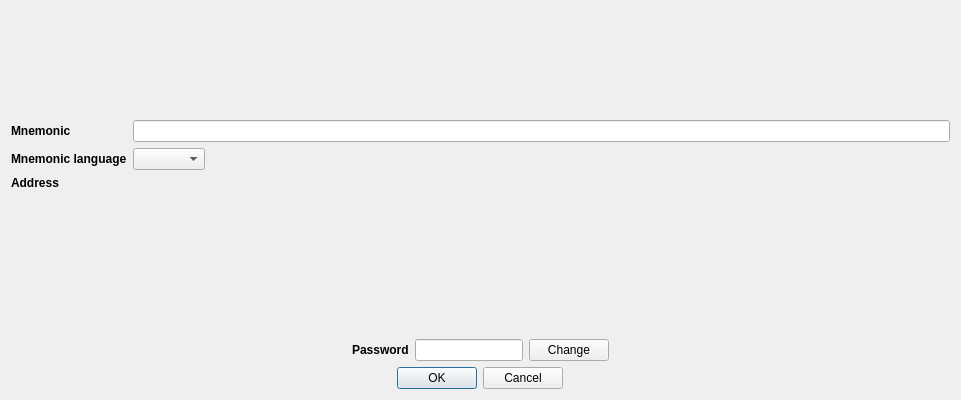
<?xml version="1.0" encoding="UTF-8"?>
<ui version="4.0">
 <class>AccountImportDialog</class>
 <widget class="QDialog" name="AccountImportDialog">
  <property name="geometry">
   <rect>
    <x>0</x>
    <y>0</y>
    <width>961</width>
    <height>400</height>
   </rect>
  </property>
  <property name="windowTitle">
   <string>Import account</string>
  </property>
  <layout class="QVBoxLayout" name="verticalLayout">
   <item alignment="Qt::AlignHCenter">
    <widget class="QLabel" name="imagelabel">
     <property name="sizePolicy">
      <sizepolicy hsizetype="Preferred" vsizetype="Preferred">
       <horstretch>0</horstretch>
       <verstretch>0</verstretch>
      </sizepolicy>
     </property>
     <property name="minimumSize">
      <size>
       <width>0</width>
       <height>0</height>
      </size>
     </property>
     <property name="maximumSize">
      <size>
       <width>200</width>
       <height>200</height>
      </size>
     </property>
     <property name="sizeIncrement">
      <size>
       <width>0</width>
       <height>0</height>
      </size>
     </property>
     <property name="baseSize">
      <size>
       <width>0</width>
       <height>0</height>
      </size>
     </property>
     <property name="text">
      <string/>
     </property>
     <property name="pixmap">
      <pixmap resource="../../icons/tikka.slots.pyqt.resources.icons.index.qrc">:/images/safe_background</pixmap>
     </property>
     <property name="scaledContents">
      <bool>true</bool>
     </property>
     <property name="alignment">
      <set>Qt::AlignCenter</set>
     </property>
    </widget>
   </item>
   <item>
    <layout class="QFormLayout" name="formLayout">
     <item row="0" column="0">
      <widget class="QLabel" name="mnemonicLabel">
       <property name="font">
        <font>
         <weight>75</weight>
         <bold>true</bold>
        </font>
       </property>
       <property name="text">
        <string>Mnemonic</string>
       </property>
      </widget>
     </item>
     <item row="0" column="1">
      <widget class="QLineEdit" name="mnemonicLineEdit">
       <property name="readOnly">
        <bool>false</bool>
       </property>
      </widget>
     </item>
     <item row="1" column="0">
      <widget class="QLabel" name="mnemonicLanguageLabel">
       <property name="font">
        <font>
         <weight>75</weight>
         <italic>false</italic>
         <bold>true</bold>
        </font>
       </property>
       <property name="text">
        <string>Mnemonic language</string>
       </property>
      </widget>
     </item>
     <item row="1" column="1">
      <widget class="QComboBox" name="mnemonicLanguageComboBox">
       <property name="sizePolicy">
        <sizepolicy hsizetype="Fixed" vsizetype="Preferred">
         <horstretch>0</horstretch>
         <verstretch>0</verstretch>
        </sizepolicy>
       </property>
      </widget>
     </item>
     <item row="2" column="0">
      <widget class="QLabel" name="addressLabel">
       <property name="font">
        <font>
         <weight>75</weight>
         <bold>true</bold>
        </font>
       </property>
       <property name="text">
        <string>Address</string>
       </property>
      </widget>
     </item>
     <item row="2" column="1">
      <widget class="QLabel" name="addressValueLabel">
       <property name="text">
        <string/>
       </property>
      </widget>
     </item>
    </layout>
   </item>
   <item>
    <widget class="QLabel" name="errorLabel">
     <property name="styleSheet">
      <string notr="true">color: red</string>
     </property>
     <property name="text">
      <string/>
     </property>
     <property name="alignment">
      <set>Qt::AlignCenter</set>
     </property>
    </widget>
   </item>
   <item>
    <layout class="QHBoxLayout" name="horizontalLayout">
     <item>
      <spacer name="horizontalSpacer">
       <property name="orientation">
        <enum>Qt::Horizontal</enum>
       </property>
       <property name="sizeHint" stdset="0">
        <size>
         <width>40</width>
         <height>20</height>
        </size>
       </property>
      </spacer>
     </item>
     <item>
      <widget class="QLabel" name="passwordLabel">
       <property name="sizePolicy">
        <sizepolicy hsizetype="Fixed" vsizetype="Preferred">
         <horstretch>0</horstretch>
         <verstretch>0</verstretch>
        </sizepolicy>
       </property>
       <property name="sizeIncrement">
        <size>
         <width>0</width>
         <height>0</height>
        </size>
       </property>
       <property name="font">
        <font>
         <weight>75</weight>
         <bold>true</bold>
        </font>
       </property>
       <property name="text">
        <string>Password</string>
       </property>
       <property name="alignment">
        <set>Qt::AlignLeading|Qt::AlignLeft|Qt::AlignVCenter</set>
       </property>
      </widget>
     </item>
     <item>
      <widget class="QLineEdit" name="passwordLineEdit">
       <property name="sizePolicy">
        <sizepolicy hsizetype="Fixed" vsizetype="Fixed">
         <horstretch>0</horstretch>
         <verstretch>0</verstretch>
        </sizepolicy>
       </property>
       <property name="maxLength">
        <number>20</number>
       </property>
       <property name="alignment">
        <set>Qt::AlignCenter</set>
       </property>
       <property name="readOnly">
        <bool>true</bool>
       </property>
      </widget>
     </item>
     <item>
      <widget class="QPushButton" name="passwordChangeButton">
       <property name="sizePolicy">
        <sizepolicy hsizetype="Fixed" vsizetype="Fixed">
         <horstretch>0</horstretch>
         <verstretch>0</verstretch>
        </sizepolicy>
       </property>
       <property name="text">
        <string>Change</string>
       </property>
       <property name="icon">
        <iconset resource="../../icons/tikka.slots.pyqt.resources.icons.index.qrc">
         <normaloff>:/icons/refresh_icon</normaloff>:/icons/refresh_icon</iconset>
       </property>
      </widget>
     </item>
     <item>
      <spacer name="horizontalSpacer_2">
       <property name="orientation">
        <enum>Qt::Horizontal</enum>
       </property>
       <property name="sizeHint" stdset="0">
        <size>
         <width>40</width>
         <height>20</height>
        </size>
       </property>
      </spacer>
     </item>
    </layout>
   </item>
   <item alignment="Qt::AlignHCenter">
    <widget class="QDialogButtonBox" name="buttonBox">
     <property name="orientation">
      <enum>Qt::Horizontal</enum>
     </property>
     <property name="standardButtons">
      <set>QDialogButtonBox::Cancel|QDialogButtonBox::Ok</set>
     </property>
    </widget>
   </item>
  </layout>
 </widget>
 <resources>
  <include location="../../icons/tikka.slots.pyqt.resources.icons.index.qrc"/>
 </resources>
 <connections>
  <connection>
   <sender>buttonBox</sender>
   <signal>accepted()</signal>
   <receiver>AccountImportDialog</receiver>
   <slot>accept()</slot>
   <hints>
    <hint type="sourcelabel">
     <x>248</x>
     <y>254</y>
    </hint>
    <hint type="destinationlabel">
     <x>157</x>
     <y>274</y>
    </hint>
   </hints>
  </connection>
  <connection>
   <sender>buttonBox</sender>
   <signal>rejected()</signal>
   <receiver>AccountImportDialog</receiver>
   <slot>reject()</slot>
   <hints>
    <hint type="sourcelabel">
     <x>316</x>
     <y>260</y>
    </hint>
    <hint type="destinationlabel">
     <x>286</x>
     <y>274</y>
    </hint>
   </hints>
  </connection>
 </connections>
</ui>
